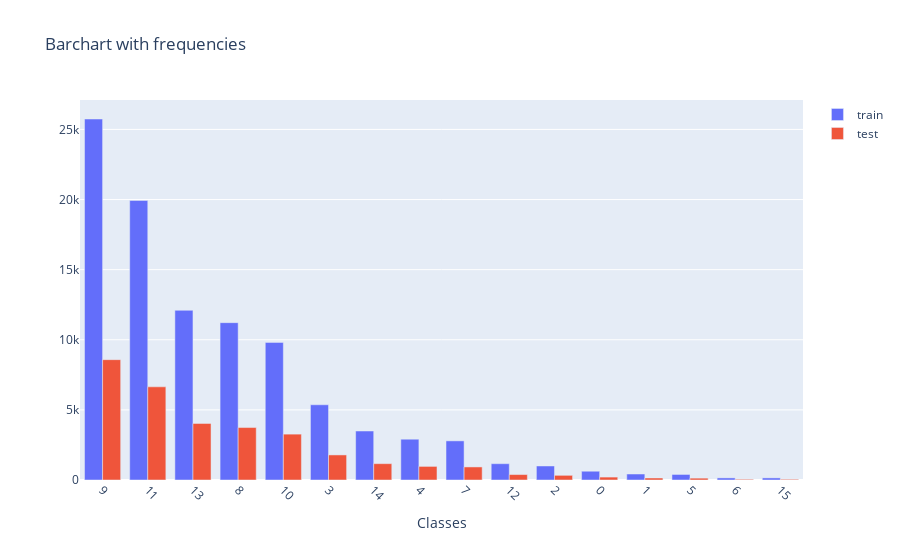

The notebook cell saved with this chart:
### Markdown cell above
## Split dataset into train and test
Since we have multi-class classification and imbalanced dataset, stratified split should be chosen

### Code cell
from sklearn.model_selection import train_test_split
X_train, X_test, y_train, y_test = train_test_split(X, y, stratify=y, test_size=0.25)

# plot train and test frequencies
traindict = {
    'features': X_train,
    'class': y_train.tolist()
}
trainpd = pd.DataFrame(traindict)
testdict = {
    'features': X_test,
    'class': y_test.tolist()
}
testpd = pd.DataFrame(testdict)

freqstrain = trainpd['class'].value_counts().tolist()
freqstest = testpd['class'].value_counts().tolist()
data_classes = trainpd['class'].value_counts().index.tolist()

plot_traintest(data_classes, freqstrain, freqstest)

### Figure 1 — Plotly figure (JSON) as saved in the notebook; plotly's stock layout.template omitted (floating-point values rounded to 4 significant figures)
{"data": [{"name": "train", "type": "bar", "x": [9, 11, 13, 8, 10, 3, 14, 4, 7, 12, 2, 0, 1, 5, 6, 15], "y": [25743, 19934, 12101, 11221, 9814, 5365, 3494, 2909, 2791, 1163, 1000, 626, 428, 396, 150, 150]}, {"name": "test", "type": "bar", "x": [9, 11, 13, 8, 10, 3, 14, 4, 7, 12, 2, 0, 1, 5, 6, 15], "y": [8581, 6645, 4034, 3741, 3271, 1788, 1165, 970, 931, 388, 333, 208, 142, 132, 50, 50]}], "layout": {"title": {"text": "Barchart with frequencies"}, "xaxis": {"tickangle": 45, "title": {"text": "Classes"}, "type": "category"}}}
